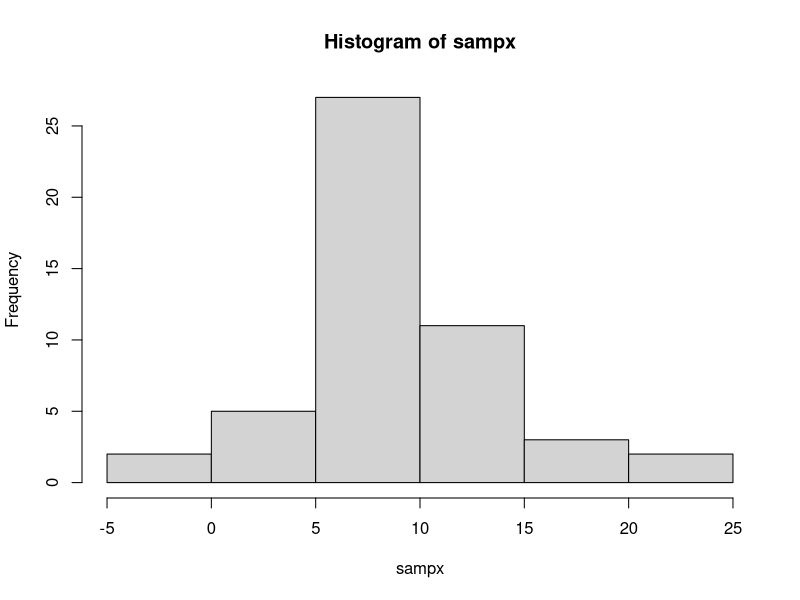
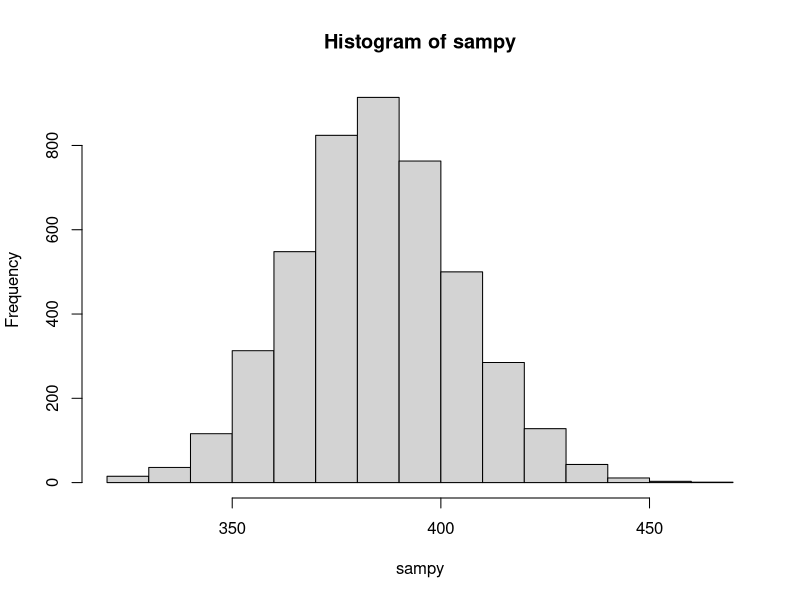
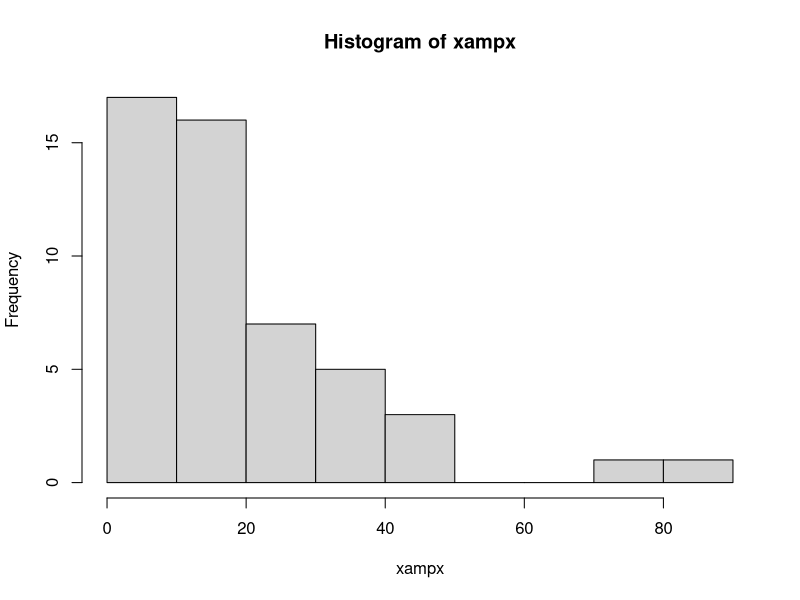
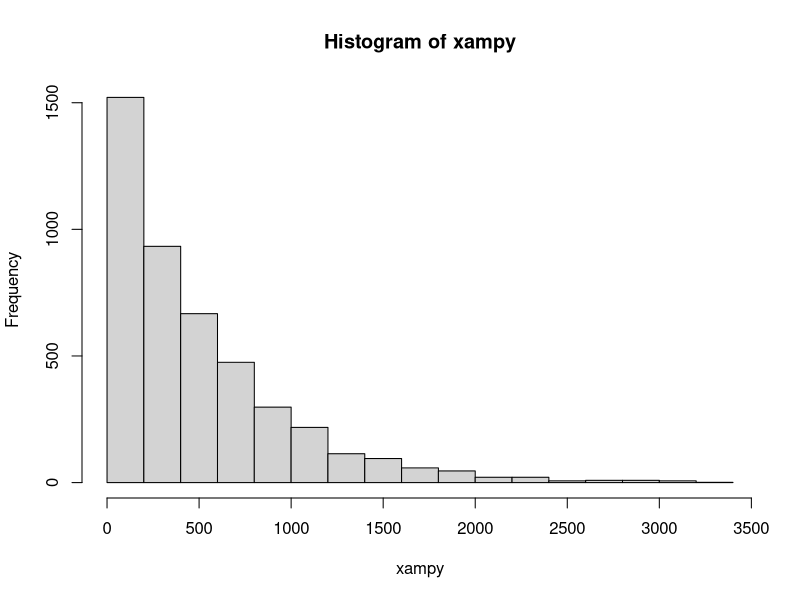
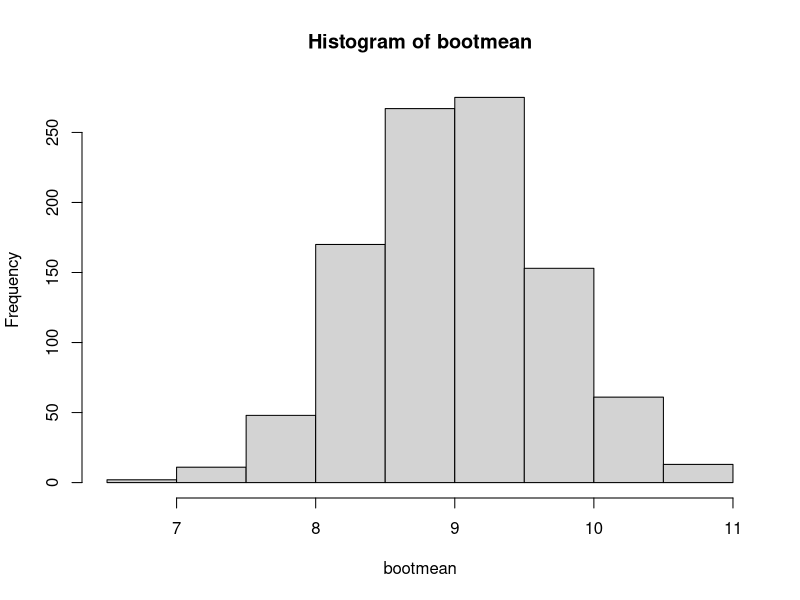
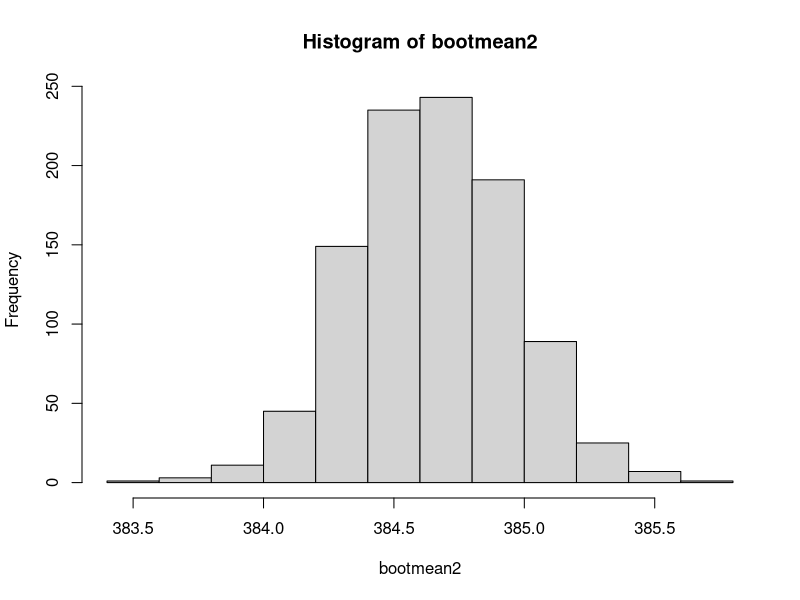
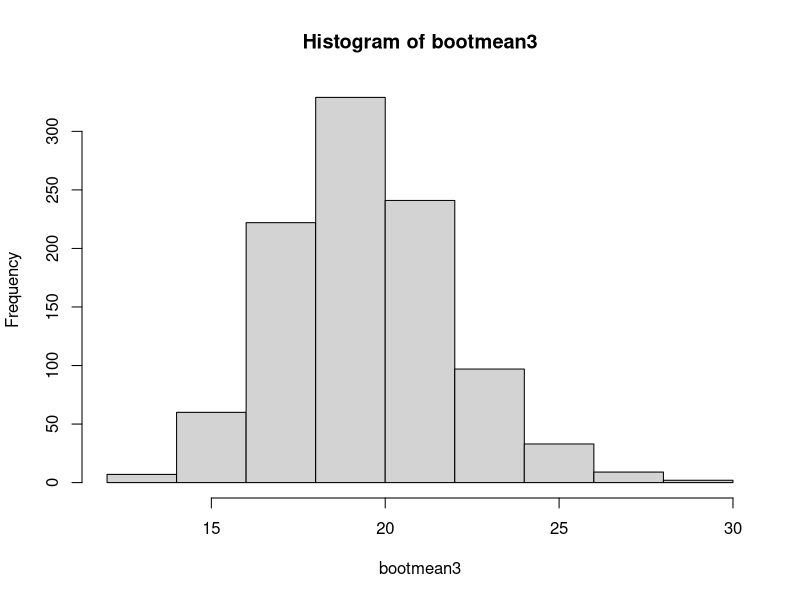
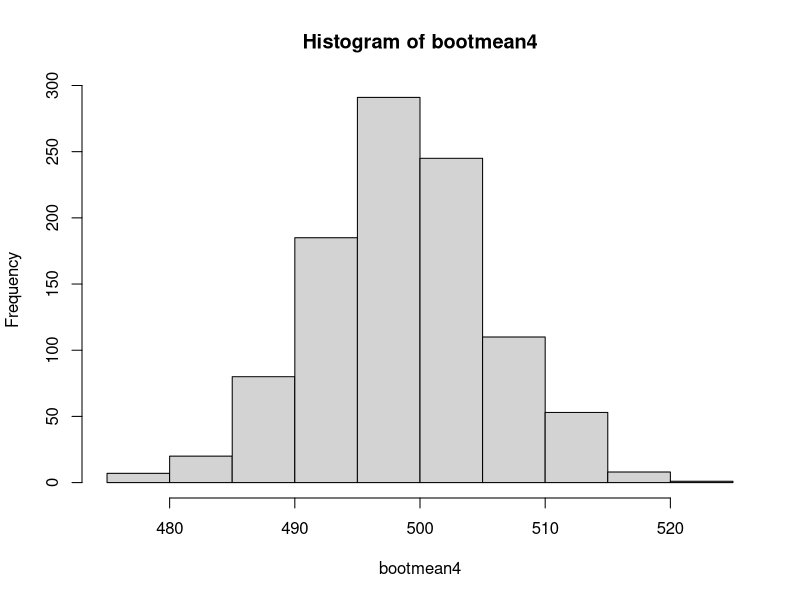

The R source for these figures, in order:
## ---- chunk 1
sampx <- rnorm(50,10,5)
sampy <- rnorm(4500,385,20)
hist(sampx)
hist(sampy)
## ---- chunk 2
xampx <- rexp(50, 1/20)
hist(xampx)
xampy <- rexp(4500, 1/500)
hist(xampy)
## ---- chunk 3
R <- 1000
bootmean <- numeric(R)
for (i in 1:R) {
bootsample <- sample(sampx, size=length(sampx), replace=TRUE)
bootmean[i] <- mean(bootsample)}
## ---- chunk 4
hist(bootmean)
## ---- chunk 5
bootmean2 <- numeric(R)
for (i in 1:R) {
  bootsample2 <- sample(sampy, size=length(sampy), replace=TRUE)
  bootmean2[i] <- mean(bootsample2)}

hist(bootmean2)
## ---- chunk 6
bootmean3 <- numeric(R)
for (i in 1:R){
  bootsample3 <- sample(xampx, size=length(xampx), replace=TRUE)
  bootmean3[i] <- mean(bootsample3)}

hist(bootmean3)
## ---- chunk 7
bootmean4 <- numeric(R)
for (i in 1:R){
  bootsample4 <- sample(xampy, size=length(xampy), replace=TRUE)
  bootmean4[i] <- mean(bootsample4)}

hist(bootmean4)
## ---- chunk 8
attach(mtcars)
par(mfrow=c(1,2))
hist(xampy)
hist(bootmean4)
